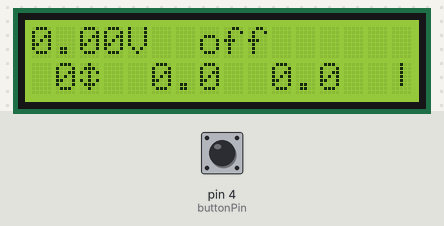
This program was run on a simulated Arduino Nano, built with avr-gcc and run on an emulated ATmega328P. Parts: 16×2 character LCD. The test bench sets the inputs (shaded band); at power-on: pin 4 (buttonPin) HIGH. What the program prints to the serial monitor is not drawn.

Above: at 2.85 s.
3.4 s: pin 4 (buttonPin) pulled LOW for 0.15 s
At 3.7 s:
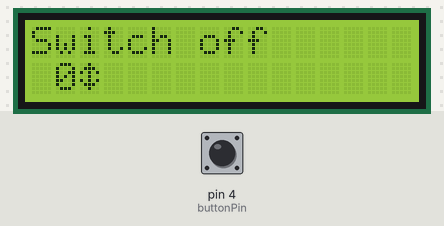
5.0 s: pin 4 (buttonPin) pulled LOW for 1 s
At 5.6 s:
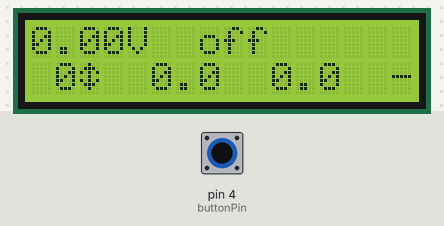
Timing chart, 0 to 8.0 s (numbered marks = the images above; inputs shaded):
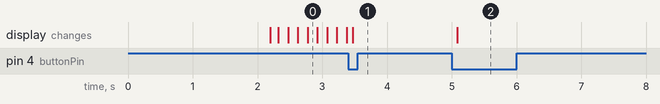

The program:

main.cpp
```cpp
#include <Arduino.h>
#include <mcp2515.h>
#include <Wire.h>
#include <LiquidCrystal_I2C.h>
#include <arduino-timer.h>
#include <time.h>

#include "CanBusReceiver.h"
#include "Display.h"
#include "RoomTemperature.h"

extern unsigned int __bss_end;
extern unsigned int __heap_start;
extern void *__brkval;

uint8_t buttonPin = 4;
int buttonState = 0;

MCP2515 mcp2515(10);
CanBusReceiver canbus(mcp2515);
DHT_Unified dht(DHTPIN, DHTTYPE);

LiquidCrystal_I2C liquidCrystal_I2C(0x27, 16, 2);
Display lcd(liquidCrystal_I2C);
RoomTemperature temperature(dht);

/* timed events */
auto timer = timer_create_default();

const unsigned long stopSpinnerTimeout = 5000; // Stop spinner if no CAN BUS message for 5 seconds
const int debounceDelay = 50;
unsigned long lastDebounceTime = 0;
int lastButtonState = HIGH;

void runTimeCallback();
void handleButton();

void setup()
{
    pinMode(buttonPin, INPUT_PULLUP);

    Serial.begin(9600);

    lcd.initialize();
    temperature.initilize();

    mcp2515.reset();
    mcp2515.setBitrate(CAN_125KBPS);
    mcp2515.setNormalMode();
    runTimeCallback();
}

int freeMemory()
{
    int free_memory;
    if ((int)__brkval == 0)
        free_memory = ((int)&free_memory) - ((int)&__heap_start);
    else
        free_memory = ((int)&free_memory) - ((int)__brkval);
    return free_memory;
}

void loop()
{
    timer.tick();
    unsigned long currentTime = millis();

    canbus.checkMessage();

    if (canbus.voltageChanged)
    {
        lcd.updateVoltage(canbus.getVoltage());
        canbus.voltageChanged = false;
    }

    lcd.updateFlameTmp(canbus.getExhaustTemp(), canbus.getTExhaustTrend());
    lcd.updateHeaterTemperature(canbus.getCoolantTmp(), canbus.getSurfaceTmp());

    if (currentTime - canbus.getLatMessageTime() < stopSpinnerTimeout)
    {
        lcd.updateSpinner();
    }

    lcd.updateHeaterState(canbus.getHeaterStateIndex());
    lcd.updateHeaterMode(canbus.getHeaterModeIndex());

    handleButton();
}

void runTimeCallback()
{
    timer.every(
        15000,
        [](void *) -> bool
        {
            // Print room temperature every 5 seconds, will be sent to the heater later on.

            /**
             * Im running out of the memory if I uncoment this.
             * Probably have to refactor the code, to make everything more
             * efficient.
            */
            // Serial.print("Room temperature: ");
            // Serial.println(temperature.readTemperature());
            return true;
        });

    timer.every(
        500,
        [](void *) -> bool
        {
            Serial.print("Free memory: ");
            Serial.println(freeMemory());
            return true;
        });
}

void handleButton()
{
    int reading = digitalRead(buttonPin);

    if (reading != lastButtonState)
    {
        lastDebounceTime = millis();
        lastButtonState = reading;
    }

    if ((millis() - lastDebounceTime) > debounceDelay)
    {
        if (reading != buttonState)
        {
            buttonState = reading;

            if (buttonState == LOW)
            {
                lcd.scroll();
            }
        }
    }
}
```

CanBusReceiver.cpp
```cpp
#include "CanBusReceiver.h"

CanBusReceiver::CanBusReceiver(MCP2515 &mcp2515)
    : mcp2515(mcp2515),
      trendExhaust(TREND_EXHAUST_NOT_CHANGING),
      voltageChanged(true)
{
}

template <typename T>
void CanBusReceiver::copyCanMsgToStruct(const struct can_frame &canMsg, T &frame)
{
  frame.can_id = canMsg.can_id;
  frame.can_dlc = canMsg.can_dlc;

  for (int i = 0; i < frame.can_dlc; ++i)
  {
    frame.data[i] = canMsg.data[i];
  }
}

void CanBusReceiver::processFrameVoltageSensor(frameVoltageSensor &voltageData)
{
  uint16_t reconstructedValue =
      (static_cast<uint8_t>(voltageData.data[0])) |
      (static_cast<uint8_t>(voltageData.data[1]) << 8);

  double newVoltage = static_cast<double>(reconstructedValue) / 100;

  if (newVoltage != voltageData.voltage)
  {
    voltageData.voltage = newVoltage;
    voltageChanged = true;
    lastMessageTime = millis();
  }
}

void CanBusReceiver::processFrameFlameSensor(frameFlameSensor &flameData)
{
  int16_t reconstructedTemperature =
      (flameData.data[0]) |
      (flameData.data[1] << 8);

  double newTemperature = round(static_cast<double>(reconstructedTemperature) / 10);

  // tempData.surface = round(static_cast<double>(reconstructedSurfaceTmp) / 10);

  flameData.value = newTemperature;
  flameData.isIncreasing = static_cast<bool>(flameData.data[2]);
  flameData.isDecreasing = static_cast<bool>(flameData.data[3]);

  setTrend(flameData);
}

void CanBusReceiver::processFrameHeaterState(frameHeaterState &stateData)
{
  stateData.state = stateData.data[0];
  stateData.mode  = stateData.data[1];
}

void CanBusReceiver::processFrameHeaterTemperature(frameTemperature &tempData)
{
  int16_t reconstructedCoolantTmp =
      (tempData.data[0]) |
      (tempData.data[1] << 8);

  int16_t reconstructedSurfaceTmp =
      (tempData.data[2]) |
      (tempData.data[3] << 8);

  tempData.coolant = 25.2;
  tempData.coolant = static_cast<double>(reconstructedCoolantTmp) / 10;
  tempData.surface = static_cast<double>(reconstructedSurfaceTmp) / 10;
}

void CanBusReceiver::checkMessage()
{
  if (mcp2515.readMessage(&canMsg) == MCP2515::ERROR_OK)
  {
    if (canMsg.can_id == 0x100)
    {
      if (canMsg.can_dlc == sizeof(exhaustTemperature.data))
      {
        copyCanMsgToStruct(canMsg, exhaustTemperature);
        processFrameFlameSensor(exhaustTemperature);
      }
      else
      {
        Serial.println("Error: Size mismatch in received 0x100 message");
      }
    }
    else if (canMsg.can_id == 0x101)
    {
      if (canMsg.can_dlc == sizeof(voltageSensor.data))
      {
        copyCanMsgToStruct(canMsg, voltageSensor);
        processFrameVoltageSensor(voltageSensor);
      }
      else
      {
        Serial.println("Error: Size mismatch in received 0x101 message");
      }
    }
    else if (canMsg.can_id == 0x102)
    {
      if (canMsg.can_dlc == sizeof(heaterState.data))
      {
        copyCanMsgToStruct(canMsg, heaterState);
        processFrameHeaterState(heaterState);
      }
      else
      {
        Serial.println("Error: Size mismatch in received 0x102 message");
      }
    }
    else if (canMsg.can_id == 0x103)
    {
      if (canMsg.can_dlc == sizeof(heaterTemperature.data))
      {
        copyCanMsgToStruct(canMsg, heaterTemperature);
        processFrameHeaterTemperature(heaterTemperature);
      }
      else
      {
        Serial.println("Error: Size mismatch in received 0x103 message");
      }
    }
    lastMessageTime = millis();
  }
}

unsigned long CanBusReceiver::getLatMessageTime()
{
  return lastMessageTime;
}

double CanBusReceiver::getExhaustTemp() const
{
  return exhaustTemperature.value;
}

const struct can_frame &CanBusReceiver::getCanMsg() const
{
  return canMsg;
}

bool CanBusReceiver::isExhaustTempIncreasing()
{
  return exhaustTemperature.isIncreasing;
}

bool CanBusReceiver::isExhaustTempDecreasing()
{
  return exhaustTemperature.isDecreasing;
}

double CanBusReceiver::getVoltage() const
{
  return voltageSensor.voltage;
}

void CanBusReceiver::setTrend(frameFlameSensor &sensor)
{
  if (sensor.isIncreasing)
  {
    trendExhaust = TREND_EXHAUST_RISING;
  }
  else if (sensor.isDecreasing)
  {
    trendExhaust = TREND_EXHAUST_DECREASING;
  }
  else
  {
    trendExhaust = TREND_EXHAUST_NOT_CHANGING;
  }
}

CanBusReceiver::Trend CanBusReceiver::getTExhaustTrend()
{
  return trendExhaust;
}

uint8_t CanBusReceiver::getHeaterStateIndex()
{
  return heaterState.state;
}

uint8_t CanBusReceiver::getHeaterModeIndex()
{
  return heaterState.mode;
}

double CanBusReceiver::getCoolantTmp()
{
  return heaterTemperature.coolant;
}

double CanBusReceiver::getSurfaceTmp()
{
  return heaterTemperature.surface;
}
```

CanBusReceiver.h
```cpp
#ifndef CAN_BUS_RECEIVER
#define CAN_BUS_RECEIVER

#include <Arduino.h>
#include <mcp2515.h>

class CanBusReceiver
{
public:
  enum Trend
  {
    TREND_EXHAUST_NOT_CHANGING,
    TREND_EXHAUST_RISING,
    TREND_EXHAUST_DECREASING
  };

private:
  MCP2515 &mcp2515;
  unsigned long lastMessageTime = 0;

  struct can_frame canMsg;

  Trend trendExhaust;

  struct frameFlameSensor
  {
    uint32_t can_id;
    uint8_t can_dlc;
    uint8_t data[4];
    double value = 0.0;
    bool isIncreasing = false;
    bool isDecreasing = false;
  } exhaustTemperature;

  struct frameVoltageSensor
  {
    uint32_t can_id;
    uint8_t can_dlc;
    uint8_t data[2];
    double voltage = 0.0;
  } voltageSensor;

  struct frameHeaterState
  {
    uint32_t can_id;
    uint8_t can_dlc;
    uint8_t data[2];
    uint8_t state = 0;
    uint8_t mode = 0;
  } heaterState;

  struct frameTemperature
  {
    uint32_t can_id;
    uint8_t can_dlc;
    uint8_t data[4];
    double coolant = 0.0;
    double surface = 0.0;
  } heaterTemperature;

  void setTrend(frameFlameSensor &sensor);

public:
  bool voltageChanged;
  bool temperatureChanged;

  CanBusReceiver(MCP2515 &mcp2515);
  const struct can_frame &getCanMsg() const;
  double getTemperature() const;
  double getExhaustTemp() const;
  double getVoltage() const;
  uint8_t getHeaterStateIndex();
  uint8_t getHeaterModeIndex();
  void checkMessage();
  unsigned long getLatMessageTime();
  bool isExhaustTempIncreasing();
  bool isExhaustTempDecreasing();
  Trend getTExhaustTrend();
  double getCoolantTmp();
  double getSurfaceTmp();

  template <typename T>
  void copyCanMsgToStruct(const struct can_frame &canMsg, T &frame);

  void processFrameVoltageSensor(frameVoltageSensor &voltageData);
  void processFrameFlameSensor(frameFlameSensor &flameData);
  void processFrameHeaterState(frameHeaterState &stateData);
  void processFrameHeaterTemperature(frameTemperature &temperatureData);
};

#endif
```

Display.cpp
```cpp
#include "Display.h"

const char Display::spinnerChars[] = {1, '/', '-', 0};
const char Display::arrows[] = {2, 3, 4};
uint8_t Display::spinnerIndex = 0;

Display::Display(LiquidCrystal_I2C &lcd)
    : lcd(lcd)
{
}

void Display::initialize()
{
  lcd.init();
  lcd.backlight();

  lcd.createChar(0, customBackslash);
  lcd.createChar(1, customVertical);
  lcd.createChar(2, increase);
  lcd.createChar(3, decrease);
  lcd.createChar(4, noChange);

  lcd.setCursor(0, 0);
  lcd.print(" Diesel Heater");
  lcd.setCursor(0, 1);
  lcd.print("  initialized...");

  delay(2000);
  lcd.clear();
}

void Display::updateFlameTmp(double temperature, CanBusReceiver::Trend trend)
{
  lcd.setCursor(0, 1);
  lcd.print(String(temperature, 0));
  printTrend(trend);
  lcd.setCursor(16, 1);
  lcd.print(String(temperature, 0));
  printTrend(trend);

  if (temperature < 100 && trend == CanBusReceiver::TREND_EXHAUST_DECREASING)
  {
    lcd.setCursor(3, 1);
    lcd.print(" ");
    lcd.setCursor(2, 1);

    lcd.setCursor(19, 1);
    lcd.print(" ");
    lcd.setCursor(18, 1);
  }
}

void Display::updateHeaterState(uint8_t state)
{
  if (holdOffTimerStarted && (millis() - displayStartTime <= holdOffScrollTime))
  {
    return;
  }
  holdOffTimerStarted = false;

  const char *message = stateTitleMap[state];
  int messageLength = strlen(message);

  if (state != previousState )
  {
    clearDisplay();
    previousState = state;
  }

  if (messageLength < 9)
  {
    // If the message is shorter than 9 characters, display it without scrolling
    lcd.setCursor(7, 0);
    lcd.print(message);
    return;
  }

  if (millis() - lastUpdateTime >= scrollSpeed)
  {
    lcd.setCursor(7, 0);
    // If the entire message has been displayed, start the hold off timer
    if (charsWritten >= messageLength)
    {
      holdOffTimerStarted = true;
      if (millis() - displayStartTime >= holdOffScrollTime)
      {
        displayStartTime = millis();
        startCharIndex = 0;
        charsWritten = 0;
      }
    }
    else
    {
      for (int j = 0; j < displayLength; ++j)
      {
        if (charsWritten >= messageLength)
        {
          charsWritten = 0;
          startCharIndex = 0;
          clearDisplay();
          lcd.setCursor(7, 0);
        }

        int index = (startCharIndex + j) % messageLength;

        lcd.write(message[index]);
        charsWritten = index + 1;
      }

      // If the first part of the message has been displayed, start the hold off timer
      if (startCharIndex == 0)
      {
        holdOffTimerStarted = true;
        displayStartTime = millis();
      }

      startCharIndex++;
      lastUpdateTime = millis();
    }
  }
}

void Display::updateHeaterMode(uint8_t mode)
{
  if (mode != previousMode)
  {
    lcd.setCursor(16, 0);
    lcd.print("                ");
    lcd.setCursor(16, 0);
    lcd.print(operationMap[mode]);
    previousMode = mode;
  }
}

void Display::updateSpinner()
{
  unsigned long currentTime = millis();

  if (currentTime - spinnerTime >= spinnerInterval)
  {
    lcd.setCursor(15, 1);
    lcd.print(spinnerChars[spinnerIndex]);
    spinnerIndex = (spinnerIndex + 1) % (sizeof(spinnerChars) / sizeof(spinnerChars[0]));

    spinnerTime = currentTime;
  }
}

void Display::updateVoltage(double voltage)
{
  lcd.setCursor(0, 0);
  lcd.print(voltage);
  lcd.print("V");
}

void Display::updateHeaterTemperature(double coolant, double surface)
{
  lcd.setCursor(5, 1);
  lcd.print(String(coolant, 1));
  lcd.setCursor(10, 1);
  lcd.print(String(surface, 1));
}

void Display::clearDisplay()
{
  lcd.setCursor(7, 0);
  lcd.print("         ");
}

void Display::scroll()
{
  // lcd.scrollDisplayLeft();
  if (!scrolledLeft)
  {
    for (size_t i = 0; i < 16; i++)
    {
      lcd.scrollDisplayLeft();
    }
    scrolledLeft = true;
  }
  else
  {
    for (size_t i = 0; i < 16; i++)
    {
      lcd.scrollDisplayRight();
    }
    scrolledLeft = false;
  }
}

void Display::returnHome()
{
  lcd.home();
  scrolledLeft = false;
}

void Display::printTrend(CanBusReceiver::Trend trend)
{
  switch (trend)
  {
  case CanBusReceiver::TREND_EXHAUST_RISING:
    lcd.print(arrows[0]);
    break;
  case CanBusReceiver::TREND_EXHAUST_DECREASING:
    lcd.print(arrows[1]);
    break;
  default:
    lcd.print(arrows[2]);
    break;
  }
}
```

Display.h
```cpp
#ifndef LCD_DISPLAY
#define LCD_DISPLAY

#include <LiquidCrystal_I2C.h>
#include "CanBusReceiver.h"

class Display
{
private:
    LiquidCrystal_I2C &lcd;
    unsigned long spinnerTime = 0;
    const unsigned long spinnerInterval = 150; // Update spinner every 200 ms
    static uint8_t spinnerIndex;
    static const char spinnerChars[];
    static const char arrows[];
    char currentMessage[15]; // Maximum length of the message
    bool messageWritten = false;
    bool scrolledLeft = false;
    bool holdOffTimerStarted = false;
    uint64_t scrollSpeed = 500;
    unsigned long lastUpdateTime = 0;
    unsigned long displayStartTime = 0;
    // unsigned long scroollEndTime = 0;
    int startCharIndex = 0;
    int charsWritten = 0;
    int displayLength = 9;             // Number of characters to display at a time
    uint16_t holdOffScrollTime = 2000; // Time to hold the message in milliseconds

    uint8_t previousState = 255;
    uint8_t previousMode = 255;

    const char *stateTitleMap[6] = {
        "off",
        "sleep",
        "starting",
        "running",
        "shutting down",
        "restarting"};

    const char *operationMap[12] = {
        "Switch off",
        "Low voltage",
        "Pre-start",
        "Venting",
        "Priming",
        "Igniting",
        "Active",
        "Idle",
        "Eco",
        "Cooling < 150",
        "Startup failure",
        "Flame out"};

    byte customBackslash[8] = {
        B00000,
        B10000,
        B01000,
        B00100,
        B00010,
        B00001,
        B00000,
        B00000,
    };

    byte customVertical[8] = {
        B00100,
        B00100,
        B00100,
        B00100,
        B00100,
        B00100,
        B00000,
        B00000,
    };

    byte increase[8] = {
        B00100,
        B01110,
        B10101,
        B00100,
        B00100,
        B00100,
        B00100,
        B00000};

    byte decrease[8] = {
        B00100,
        B00100,
        B00100,
        B00100,
        B10101,
        B01110,
        B00100,
        B00000};

    byte noChange[8] = {
        B00100,
        B01110,
        B10101,
        B00100,
        B10101,
        B01110,
        B00100,
        B00000};

    void printTrend(CanBusReceiver::Trend trend);

public:
    Display(LiquidCrystal_I2C &lcd);
    void initialize();
    void updateVoltage(double voltage);
    void updateFlameTmp(double temperature, CanBusReceiver::Trend trend);
    void updateHeaterState(uint8_t state);
    void updateHeaterMode(uint8_t state);
    void updateHeaterTemperature(double coolant, double surface);
    void updateSpinner();
    void clearDisplay();
    void scroll();
    void returnHome();
};

#endif
```

RoomTemperature.cpp
```cpp
#include <Arduino.h>
#include "RoomTemperature.h"

RoomTemperature::RoomTemperature(DHT_Unified &dht)
    : dht(dht)
{
}


void RoomTemperature::initilize()
{
  dht.begin();
  dht.temperature().getSensor(&sensor);
  dht.humidity().getSensor(&sensor);
}

double RoomTemperature::readTemperature()
{
  sensors_event_t event;
  dht.temperature().getEvent(&event);
  if (isnan(event.temperature))
  {
    // Serial.println("Error reading temperature!");
  }
  else
  {
    roomTemp = event.temperature;
  }
  return roomTemp;
}

double RoomTemperature::getTemperature()
{
  return roomTemp;
}
```

RoomTemperature.h
```cpp
#ifndef ROOM_TEMPERATURE
#define ROOM_TEMPERATURE

#include <DHT.h>
#include <DHT_U.h>

#define DHTPIN 3
#define DHTTYPE DHT11

class RoomTemperature
{
private:
  DHT_Unified &dht;
  double roomTemp = 0.0;
  sensor_t sensor;

public:
  RoomTemperature(DHT_Unified &dht);
  void initilize();
  double readTemperature();
  double getTemperature();
};

#endif
```

Measured:
- after the input at 5.0 s, the display: changes after 0.09 s (image 2)
